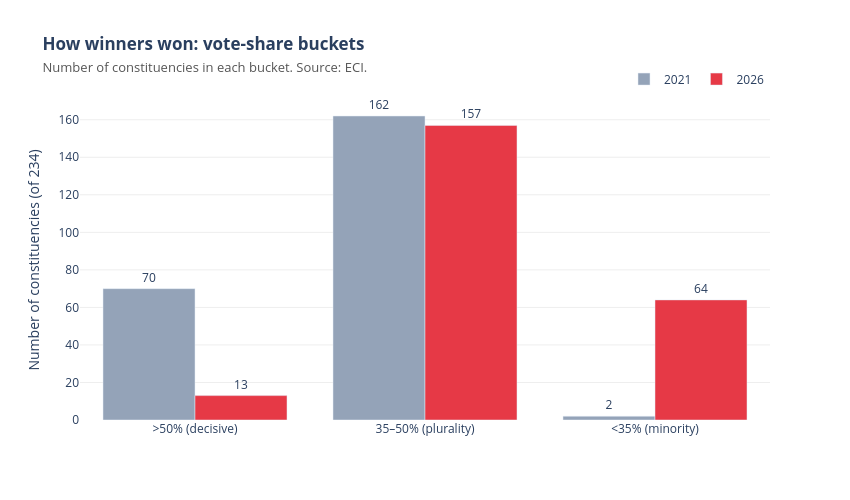

Notebook cell for this chart:
### Markdown cell above
## Chart 3 — Margin Buckets (the context beat)

### Code cell
def margin_buckets(df):
    return {
        '>50% (decisive)':     int((df['winner_vote_share_pct'] > 50).sum()),
        '35–50% (plurality)':  int(((df['winner_vote_share_pct'] >= 35) & (df['winner_vote_share_pct'] <= 50)).sum()),
        '<35% (minority)':     int((df['winner_vote_share_pct'] < 35).sum()),
    }
b21 = margin_buckets(winners_2021)
b26 = margin_buckets(winners_2026)
cats = list(b21.keys())

fig3 = go.Figure()
fig3.add_trace(go.Bar(x=cats, y=list(b21.values()), name='2021',
                     marker_color='#94A3B8',
                     text=list(b21.values()), textposition='outside'))
fig3.add_trace(go.Bar(x=cats, y=list(b26.values()), name='2026',
                     marker_color='#E63946',
                     text=list(b26.values()), textposition='outside'))
fig3.update_layout(
    title='<b>How winners won: vote-share buckets</b><br>'
          '<span style="font-size:13px;color:#555">Number of constituencies in each bucket. Source: ECI.</span>',
    barmode='group',
    yaxis_title='Number of constituencies (of 234)',
    height=500, width=850,
    paper_bgcolor='white', plot_bgcolor='white',
    legend=dict(orientation='h', yanchor='bottom', y=1.02, xanchor='right', x=1)
)
fig3.update_yaxes(showgrid=True, gridcolor='#eee')

fig3.write_html(CHARTS / "03_margin_buckets.html")
fig3.show()

### Figure 1 — Plotly figure (JSON) as saved in the notebook; plotly's stock layout.template omitted (floating-point values rounded to 4 significant figures)
{"data": [{"marker": {"color": "#94A3B8"}, "name": "2021", "text": ["70", "162", "2"], "textposition": "outside", "type": "bar", "x": [">50% (decisive)", "35–50% (plurality)", "<35% (minority)"], "y": [70, 162, 2]}, {"marker": {"color": "#E63946"}, "name": "2026", "text": ["13", "157", "64"], "textposition": "outside", "type": "bar", "x": [">50% (decisive)", "35–50% (plurality)", "<35% (minority)"], "y": [13, 157, 64]}], "layout": {"barmode": "group", "height": 500, "legend": {"orientation": "h", "x": 1, "xanchor": "right", "y": 1.02, "yanchor": "bottom"}, "paper_bgcolor": "white", "plot_bgcolor": "white", "title": {"text": "<b>How winners won: vote-share buckets</b><br><span style=\"font-size:13px;color:#555\">Number of constituencies in each bucket. Source: ECI.</span>"}, "width": 850, "yaxis": {"gridcolor": "#eee", "showgrid": true, "title": {"text": "Number of constituencies (of 234)"}}}}
